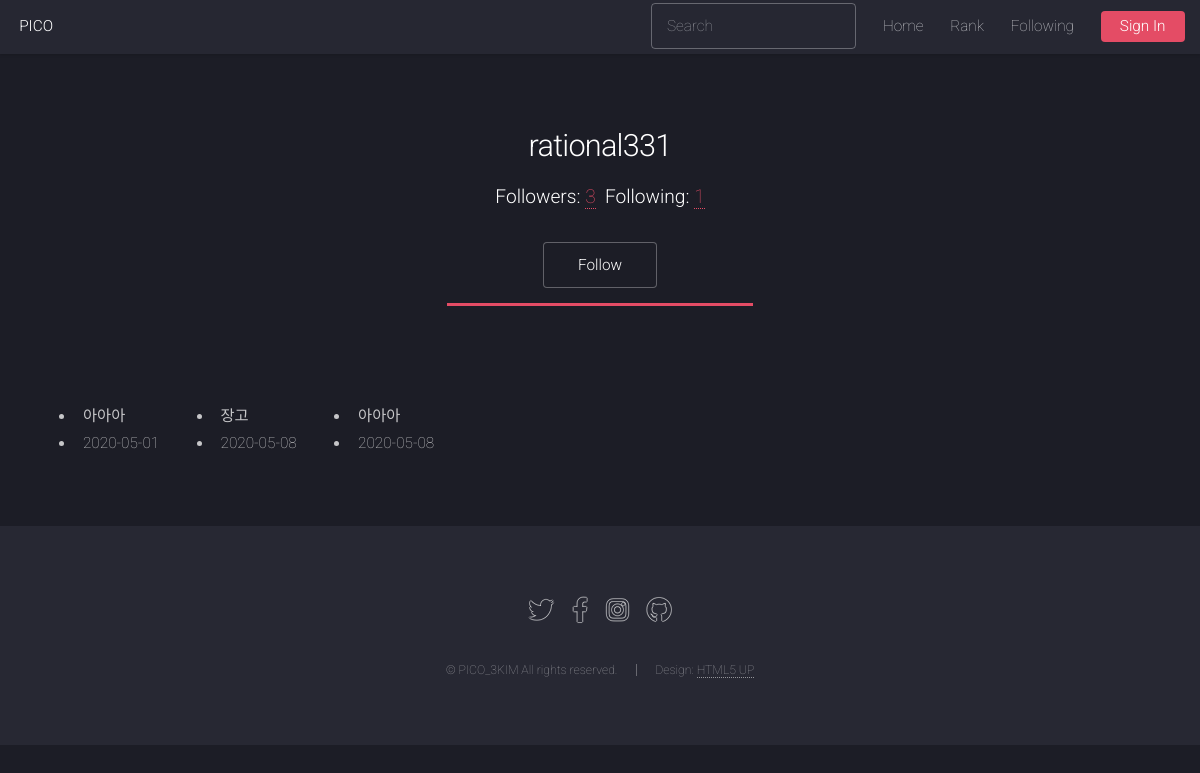
Page /rational331/ on the committed database.
### core/models.py (models this page shows, shortened)
class Profile(models.Model):
    user = models.OneToOneField(User, on_delete=models.CASCADE)
    followers = models.ManyToManyField(User, related_name='user_followers')
    following = models.ManyToManyField(User, related_name='user_following')
    PICOIN = models.PositiveIntegerField(default=0, verbose_name='PICOIN')

### photo/models.py (models this page shows, shortened)
class Photo(models.Model):
    title = models.CharField('TITLE', max_length=30)
    description = models.TextField('Photo Description', blank=True)
    tags = TaggableManager(blank=True)
    PICOIN = models.PositiveIntegerField(default=0, verbose_name='PICOIN')
    image = models.ImageField('IMAGE', upload_to='SorlPhoto/%Y')
    upload_dt = models.DateTimeField('Upload Date', auto_now_add=True)
    owner = models.ForeignKey(User, on_delete=models.CASCADE, verbose_name='OWNER', blank=True, null=True)
    def get_absolute_url(self):
        return reverse('photo:photo_detail', args=(self.id,))

### core/views.py (the view)
# urls.py: path('<str:username>/', ProfileView.as_view(), name='profile'),
class ProfileView(TemplateView):
    template_name = 'profile.html'
    def get(self, request, username):
        user = None
        try:
            user = User.objects.get(username=username)
        except:
            raise Http404()
        profile = user.profile
        photos = Photo.objects.filter(owner=user)
        return render(request, 'profile.html', {'profile':profile, 'photos':photos})

### templates/profile.html (shortened to what this page needs)
{% extends "base.html" %}
{% load sorl_thumbnail %}
{% load widget_tweaks %}
{% block content %}
<header class="major">
    <h2>{{ profile.user.username }}</h2>
    <p>
        <strong> Followers: </strong> <a href="{% url 'followers' profile.user.username %}">{{ profile.followers.count }}</a>&nbsp;
        <strong> Following: </strong> <a href="{% url 'following' profile.user.username %}">{{ profile.following.count }}</a>
    </p>
    <div>
        {% ifnotequal request.user profile.user %}
            {% if request.user in profile.followers.all %}
            <a href="{% url 'follow' profile.user.username %}" class="button">UnFollow</a>
            {% else %}
            <a href="{% url 'follow' profile.user.username %}" class="button">Follow</a>
            {% endif %}
        {% endifnotequal %}
    </div>
</header>
<section id="content">
{% ifnotequal request.user profile.user %}
<div class="row">
    {% for photo in photos %}
    <div class="col-md-3 mb-5">
        <div class="tumbnail">
        </div>
        <ul>
            <li class="font-italic">{{ photo.title }}</li>
            <li class="font-italic">{{ photo.upload_dt|date:"Y-m-d" }}</li>
        </ul>
    </div>
    {% endfor %}
</div>
{% endifnotequal %}
</section>
{% endblock %}

### static/assets/css/main.css (style rules this page uses)
html, body, div, span, applet, object, iframe, h1, h2, h3, h4, h5, h6, p, blockquote, pre, a, abbr, acronym, address, big, cite, code, del, dfn, em, img, ins, kbd, q, s, samp, small, strike, strong, sub, sup, tt, var, b, u, i, center, dl, dt, dd, ol, ul, li, fieldset, form, label, legend, table, caption, tbody, tfoot, thead, tr, th, td, article, aside, canvas, details, embed, figure, figcaption, footer, header, hgroup, menu, nav, output, ruby, section, summary, time, mark, audio, video { margin: 0; padding: 0; border: 0; font-size: 100%; font: inherit; vertical-align: baseline; }
article, aside, details, figcaption, figure, footer, header, hgroup, menu, nav, section { display: block; }
body { line-height: 1; }
ol, ul { list-style: none; }
body { -webkit-text-size-adjust: none; }
html { box-sizing: border-box; }
*, *:before, *:after { box-sizing: inherit; }
html, body { background: #1c1d26; }
body, input, select, textarea { color: rgba(255, 255, 255, 0.75); font-family: "Roboto", Helvetica, sans-serif; font-size: 15pt; font-weight: 100; line-height: 1.75em; }
a { -moz-transition: border-color 0.2s ease-in-out, color 0.2s ease-in-out; -webkit-transition: border-color 0.2s ease-in-out, color 0.2s ease-in-out; -ms-transition: border-color 0.2s ease-in-out, color 0.2s ease-in-out; transition: border-color 0.2s ease-in-out, color 0.2s ease-in-out; border-bottom: dotted 1px; color: #e44c65; text-decoration: none; }
strong, b { color: #ffffff; font-weight: 300; }
p { margin: 0 0 2em 0; }
h1, h2, h3, h4, h5, h6 { color: #ffffff; font-weight: 300; line-height: 1em; margin: 0 0 1em 0; }
h2 { font-size: 2em; line-height: 1.5em; letter-spacing: -0.025em; }
.row { display: flex; flex-wrap: wrap; box-sizing: border-box; align-items: stretch; }
.row > * { box-sizing: border-box; }
.row { margin-top: 0; margin-left: -2.5em; }
.row > * { padding: 0 0 0 2.5em; }
@media screen and (max-width: 1680px) { .row { display: flex; flex-wrap: wrap; box-sizing: border-box; align-items: stretch; } }
@media screen and (max-width: 1680px) { .row > * { box-sizing: border-box; } }
@media screen and (max-width: 1680px) { .row { margin-top: 0; margin-left: -2.5em; } }
@media screen and (max-width: 1680px) { .row > * { padding: 0 0 0 2.5em; } }
@media screen and (max-width: 1280px) { .row { display: flex; flex-wrap: wrap; box-sizing: border-box; align-items: stretch; } }
@media screen and (max-width: 1280px) { .row > * { box-sizing: border-box; } }
@media screen and (max-width: 1280px) { .row { margin-top: 0; margin-left: -2.5em; } }
@media screen and (max-width: 1280px) { .row > * { padding: 0 0 0 2.5em; } }
header p { color: #ffffff; position: relative; margin: 0 0 1.5em 0; }
header h2 + p { font-size: 1.25em; margin-top: -1em; line-height: 1.75em; }
header.major { margin: 0 0 4em 0; position: relative; text-align: center; }
header.major:after { background: #e44c65; content: ''; display: inline-block; height: 0.2em; max-width: 20em; width: 75%; }
ul { list-style: disc; margin: 0 0 2em 0; padding-left: 1em; }
ul li { padding-left: 0.5em; }
input[type="submit"], input[type="reset"], input[type="button"], .button { -moz-appearance: none; -webkit-appearance: none; -ms-appearance: none; appearance: none; -moz-transition: background-color 0.2s ease-in-out, color 0.2s ease-in-out, box-shadow 0.2s ease-in-out; -webkit-transition: background-color 0.2s ease-in-out, color 0.2s ease-in-out, box-shadow 0.2s ease-in-out; -ms-transition: background-color 0.2s ease-in-out, color 0.2s ease-in-out, box-shadow 0.2s ease-in-out; transition: background-color 0.2s ease-in-out, color 0.2s ease-in-out, box-shadow 0.2s ease-in-out; background-color: transparent; border-radius: 4px; border: 0; box-shadow: inset 0 0 0 1px rgba(255, 255, 255, 0.3); color: #ffffff !important; cursor: pointer; display: inline-block; font-weight: 300; height: 3em; line-height: 3em; padding: 0 2.25em; text-align: center; text-decoration: none; white-space: nowrap; }
@media screen and (max-width: 1680px) { body, input, select, textarea { font-size: 13pt; } }
@media screen and (max-width: 1280px) { body, input, select, textarea { font-size: 11.5pt; } }

### rows in the picture
Profile: user.username "rational331", followers.count "3", following.count "1"
Photo: title "아아아", upload_dt "2020-05-01"
Photo: title "장고", upload_dt "2020-05-08"
Photo: title "아아아", upload_dt "2020-05-08"
